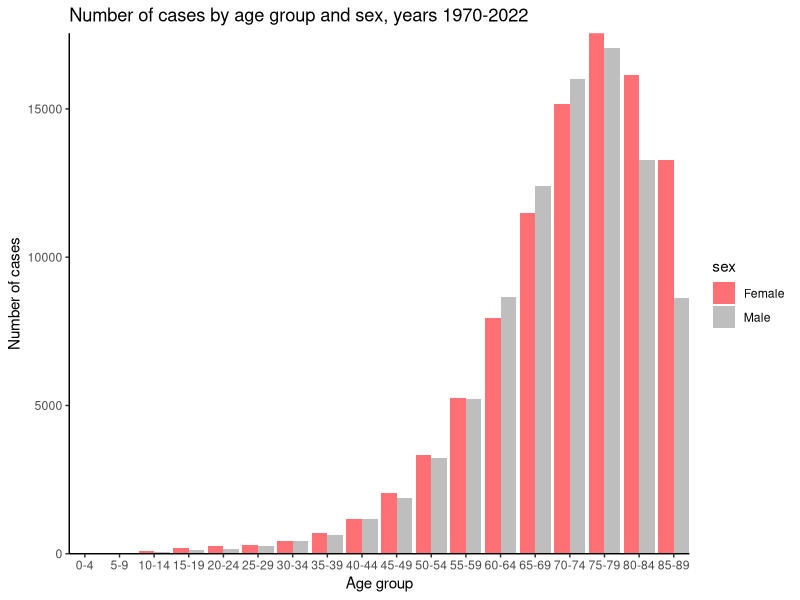
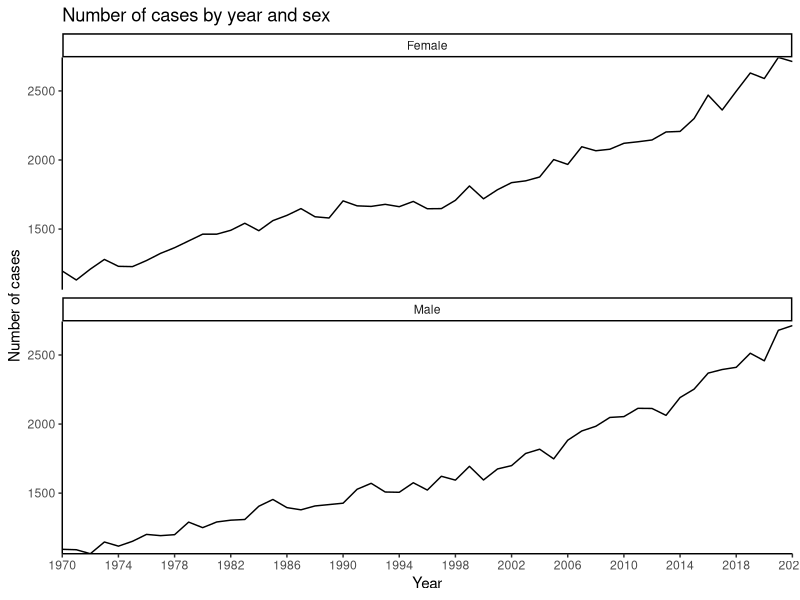
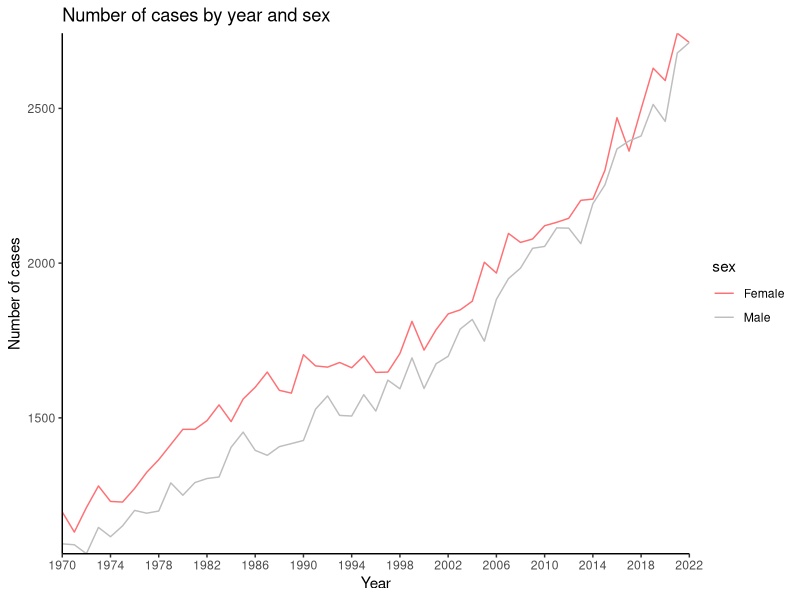
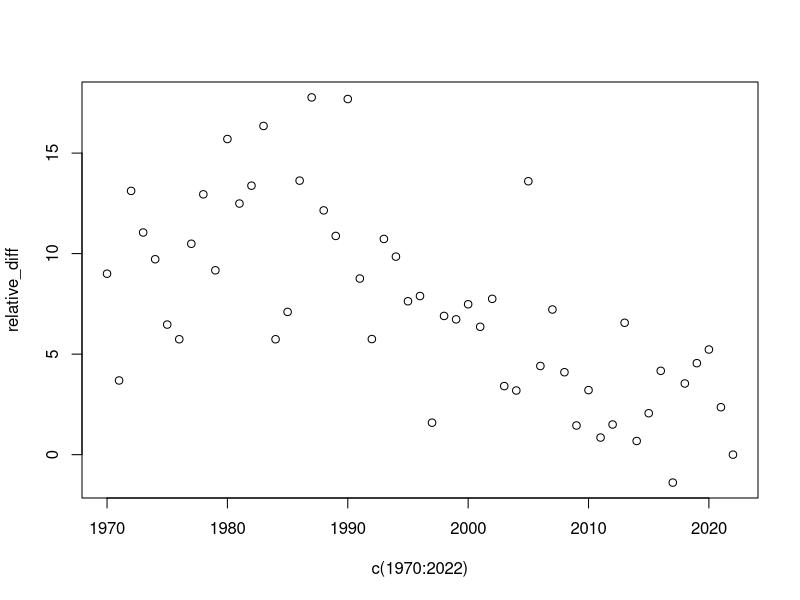
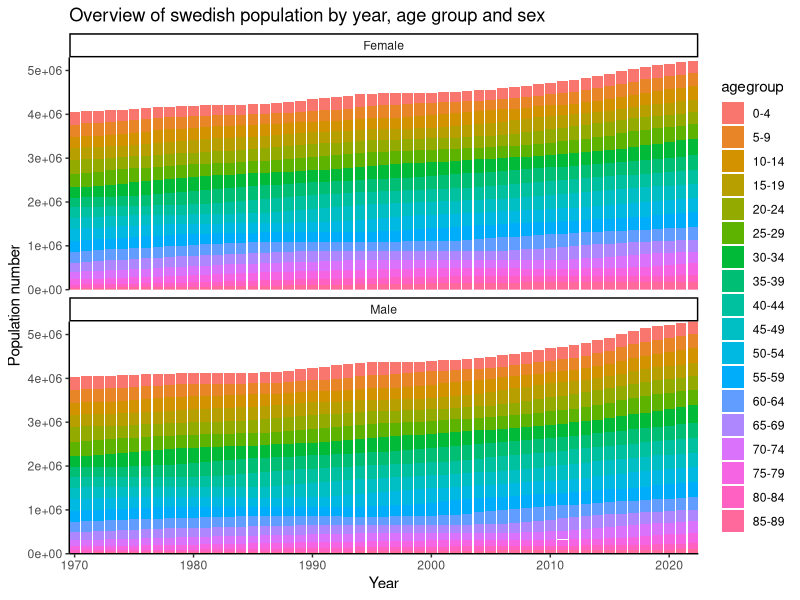
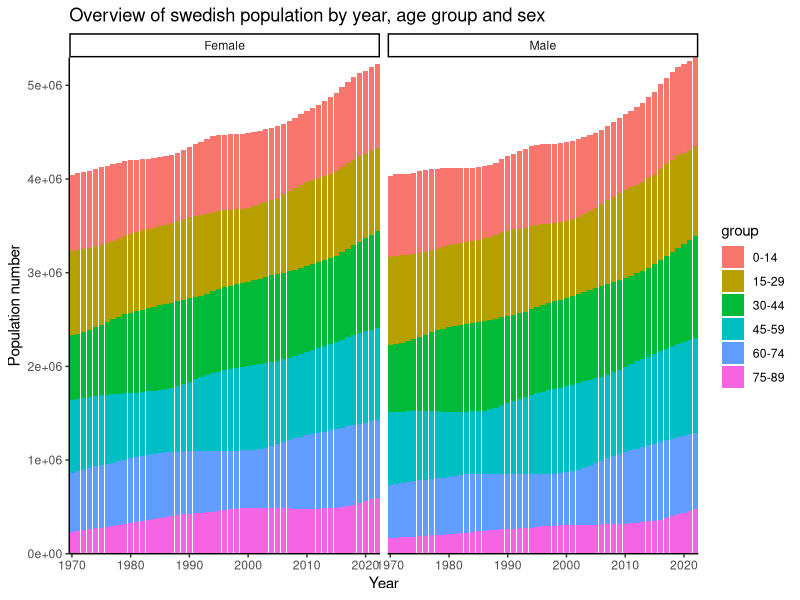
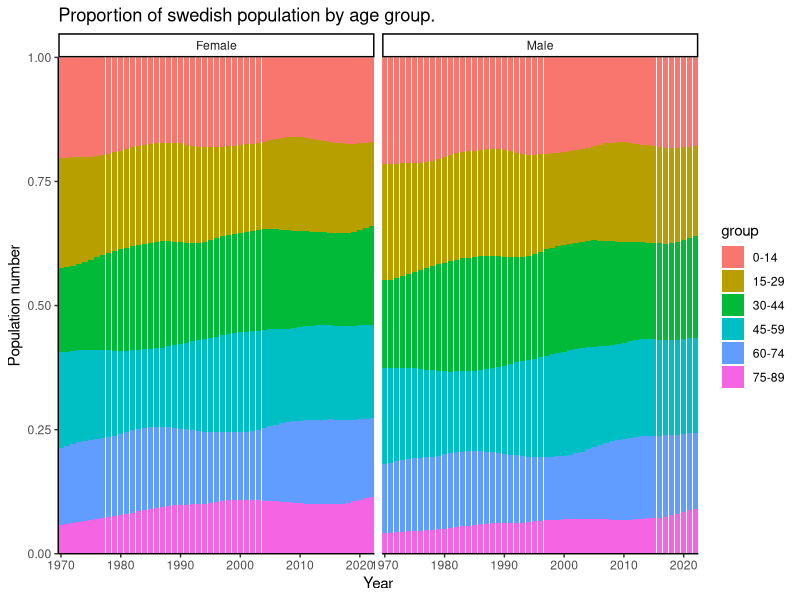
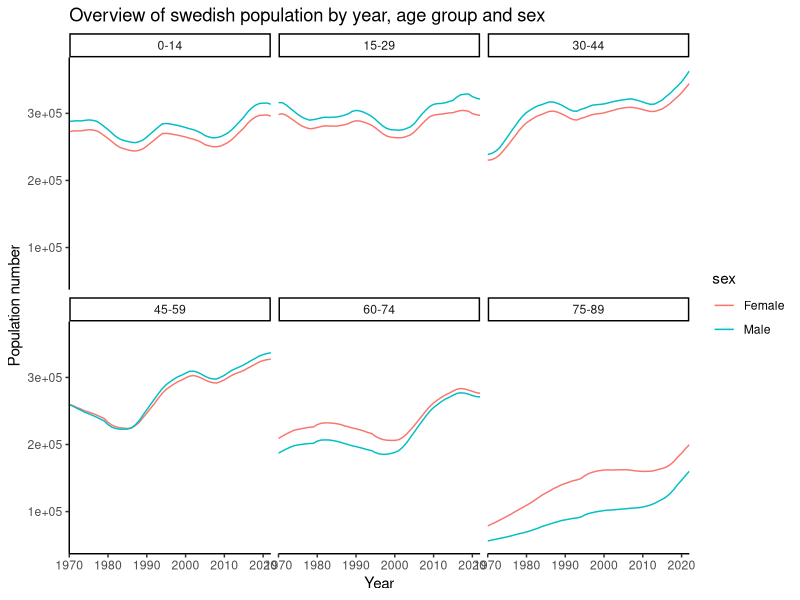

Recreate these plots in R, in order.
## ---- chunk 1
knitr::opts_chunk$set(warning = FALSE, message = FALSE) 
## ---- chunk 2
library(readr)
library(tidyverse)
library(ggplot2)
## ---- chunk 3
cases <- readr::read_tsv("cases.tsv")
population <- readr::read_tsv("population.tsv")
## ---- chunk 4
cases %>% summary()
# order agegroups 
factor_groups <- cases %>% pull(agegroup) %>% unique()
cases <- cases %>% mutate(agegroup = factor(agegroup, levels = factor_groups)) 
## ---- chunk 5
cases %>% pull(agegroup) %>% unique()
## ---- chunk 6
cases %>% pull(sex) %>% unique()
## ---- chunk 7
cases %>% 
  group_by(agegroup,sex) %>% 
  summarize(n = sum(n)) %>% 
  ungroup() %>% 
  ggplot(aes(x = agegroup, y = n, fill = sex)) +
  geom_bar(stat = "identity", position=position_dodge()) +
  scale_fill_manual(values=c("#FF7074", 
                             "gray"))+
  theme_classic() + 
  coord_cartesian(expand = FALSE) + 
  # add labels and title
  ggtitle("Number of cases by age group and sex, years 1970-2022") +
  xlab("Age group") + ylab("Number of cases")
  
## ---- chunk 8
cases %>% 
  group_by(year, sex) %>% 
  summarize(n = sum(n)) %>% 
  ungroup() %>% 
  ggplot(aes(x = year, y = n)) +
  facet_wrap(~sex, ncol = 1) +
  stat_summary(geom="line") +
  theme_classic() + 
  coord_cartesian(expand = FALSE) + 
  scale_x_continuous(lim = c(1970, 2022), breaks = c(seq(1970, 2022, by = 4)))+
  # add labels and title
  ggtitle("Number of cases by year and sex") +
  xlab("Year") + ylab("Number of cases")
## ---- chunk 9
cases %>% 
  group_by(year,sex) %>% 
  summarize(n = sum(n)) %>% 
  ungroup() %>% 
  ggplot(aes(x = year, y = n, col = sex)) +
  #geom_point() +
  stat_summary(geom="line")+
  scale_color_manual(values=c("#FF7074", 
                            "gray"))+
  theme_classic() + 
  coord_cartesian(expand = FALSE) + 
  scale_x_continuous(lim = c(1970, 2022), breaks = c(seq(1970, 2022, by = 4)))+
  # add labels and title
  ggtitle("Number of cases by year and sex") +
  xlab("Year") + ylab("Number of cases")
## ---- chunk 10
# quantify the relative differences (%) between total counts for female and male categories
relative_diff <- cases %>% 
  group_by(year,sex) %>% 
  summarize(n = sum(n)) %>% 
  ungroup() %>% 
  pivot_wider(names_from = sex, values_from = n) %>% 
  mutate(relative_diff = round(100* (Female - Male)/((Male + Female)/2), 2)) %>% 
  pull(relative_diff)
plot(x = c(1970:2022), y = relative_diff)
## ---- chunk 11
head(population)
summary(population)
population %>% pull(agegroup) %>% unique() == cases %>% pull(agegroup) %>% unique() 
population %>% arrange(desc(year)) %>% pull(year) %>% unique() == cases %>% pull(year) %>% unique() 
population %>% arrange(sex) %>% pull(sex) %>% unique() == cases %>% arrange(sex) %>% pull(sex) %>% unique()
## ---- chunk 12
population <- population %>%  mutate(agegroup = factor(agegroup, levels = factor_groups)) 
## ---- chunk 13
population %>% 
  ggplot(aes(x = year, y = n_pop, fill = agegroup)) +
  facet_wrap(~sex, ncol = 1) +
  geom_bar(stat = "identity") +
  theme_classic() + 
  coord_cartesian(expand = FALSE) + 
  # add labels and title
  ggtitle("Overview of swedish population by year, age group and sex") +
  xlab("Year") + ylab("Population number")
## ---- chunk 14
population %>%
  mutate(group = case_when(
    agegroup %in% factor_groups[1:3] ~ "0-14",
    agegroup %in% factor_groups[4:6] ~ "15-29",
    agegroup %in% factor_groups[7:9] ~ "30-44",
    agegroup %in% factor_groups[10:12] ~ "45-59",
    agegroup %in% factor_groups[13:15] ~ "60-74",
    agegroup %in% factor_groups[16:18] ~ "75-89",
    TRUE ~ NA
    )
    ) %>%
  ggplot(aes(x = year, y = n_pop, fill = group)) +
  facet_wrap(~sex, ncol = 2) +
  geom_bar(stat = "identity") +
  theme_classic() +
  coord_cartesian(expand = FALSE) +
  # add labels and title
  ggtitle("Overview of swedish population by year, age group and sex") +
  xlab("Year") + ylab("Population number")
## ---- chunk 15
population %>%
  mutate(group = case_when(
    agegroup %in% factor_groups[1:3] ~ "0-14",
    agegroup %in% factor_groups[4:6] ~ "15-29",
    agegroup %in% factor_groups[7:9] ~ "30-44",
    agegroup %in% factor_groups[10:12] ~ "45-59",
    agegroup %in% factor_groups[13:15] ~ "60-74",
    agegroup %in% factor_groups[16:18] ~ "75-89",
    TRUE ~ NA
    )
    ) %>%
  ggplot(aes(x = year, y = n_pop, fill = group)) +
  facet_wrap(~sex, ncol = 2) +
  geom_bar(position="fill", stat="identity") +
  theme_classic() +
  coord_cartesian(expand = FALSE) +
  # add labels and title
  ggtitle("Proportion of swedish population by age group.") +
  xlab("Year") + ylab("Population number")
## ---- chunk 16
population %>%
  mutate(group = case_when(
    agegroup %in% factor_groups[1:3] ~ "0-14",
    agegroup %in% factor_groups[4:6] ~ "15-29",
    agegroup %in% factor_groups[7:9] ~ "30-44",
    agegroup %in% factor_groups[10:12] ~ "45-59",
    agegroup %in% factor_groups[13:15] ~ "60-74",
    agegroup %in% factor_groups[16:18] ~ "75-89",
    TRUE ~ NA
    )
    ) %>%
  ggplot(aes(x = year, y = n_pop, color = sex)) +
  facet_wrap(~group, ncol = 3) +
  stat_summary(geom="line")+
  theme_classic() +
  coord_cartesian(expand = FALSE) +
  # add labels and title
  ggtitle("Overview of swedish population by year, age group and sex") +
  xlab("Year") + ylab("Population number")
## ---- chunk 17
population %>%
  ggplot(aes(x = year, y = n_pop, color = sex)) +
  facet_wrap(~agegroup, ncol = 3) +
  stat_summary(geom="line")+
  theme_classic() +
  coord_cartesian(expand = FALSE) +
  # add labels and title
  ggtitle("Overview of swedish population by year, age group and sex") +
  xlab("Year") + ylab("Population number")
## ---- chunk 18
population %>%
  filter(year %in% c(1970, 2022)) %>% 
  ggplot(aes(x = agegroup, y = n_pop, fill = sex)) +
  facet_wrap(~year, ncol = 2) +
  geom_bar(position="fill", stat="identity") + 
  theme_classic() +
  coord_cartesian(expand = FALSE) +
  # add labels and title
  ggtitle("Sex distribution by age group, years 1970 and 2022") +
  xlab("age group") + ylab("Proportion of population")
## ---- chunk 19
population %>%
  filter(year %in% c(1970, 2022)) %>% 
  ggplot(aes(x = agegroup, y = n_pop, fill = sex)) +
  facet_wrap(~year, ncol = 2) +
  geom_bar(stat="identity", position = position_dodge()) + 
  theme_classic() +
  coord_cartesian(expand = FALSE) +
  # add labels and title
  ggtitle("Sex distribution by age group, years 1970 and 2022") +
  xlab("age group") + ylab("Proportion of population")
## ---- chunk 20
# merging datasets
cases_pop <- cases %>% left_join(population) 
## ---- chunk 21
## check
cases %>% nrow() == cases_pop %>% nrow() 
population %>% nrow() == cases_pop %>% nrow() 

cases_pop %>% head()
## ---- chunk 22
# cases by year and sex
cases_ys <- cases %>% 
  group_by(year, sex) %>% 
  summarize(n = sum(n)) %>% 
  ungroup()

# population by year and sex
population_ys <- population %>% 
  group_by(year, sex) %>% 
  summarize(n_pop = sum(n_pop)) %>% 
  ungroup()
## ---- chunk 23
# rate per hundred thousand population, dataset with age
cases_pop <- cases_pop %>% 
  # rate per 10^5 population
  mutate(rate = 10^5 * n/n_pop)

# rate per ten thousand population, dataset without age

# create dataset without age variable
cases_pop_ys <- cases_ys %>% 
  left_join(population_ys) %>% 
    # rate per 10^4 population
  mutate(rate = 10^4 * n/n_pop)
## ---- chunk 24
cases_pop_ys %>% 
  #mutate(year = as.factor(year)) %>% 
  ggplot(aes(x = year, y = rate)) +
  facet_wrap(~ sex, ncol = 1) +
  # smooth the curve
  geom_smooth() +
  # non smoothed data
  geom_point(size = 0.5) +
  stat_summary(geom="line") +
  theme_classic() + 
  coord_cartesian(expand = FALSE) + 
  scale_x_continuous(lim = c(1970, 2022), breaks = c(seq(1970, 2022, by = 4))) +
  # add labels and title
  ggtitle("Incidence rate per 10^4 population by year and sex") +
  xlab("Year") + ylab("Number of cases per 10^4 population")
## ---- chunk 25
cases_pop_ys %>% 
  ggplot(aes(x = year, y = rate, color = sex)) +
  # smooth the curve
  geom_smooth() +
  # non smoothed data
  geom_point(size = 0.5) +
  stat_summary(geom="line") +
  theme_classic() + 
  coord_cartesian(expand = FALSE) + 
  #scale_x_continuous(lim = c(1970, 2022), breaks = c(seq(1970, 2022, by = 4))) +
  # add labels and title
  ggtitle("Incidence rate per 10^4 population by year and sex") +
  xlab("Year") + ylab("Number of cases per 10^4 population")
## ---- chunk 26
cases_pop %>% 
  mutate(group = case_when(
   agegroup %in% factor_groups[1:3] ~ 1,
   agegroup %in% factor_groups[4:6] ~ 2,
   agegroup %in% factor_groups[7:9] ~ 3,
   agegroup %in% factor_groups[10:12] ~ 4,
   agegroup %in% factor_groups[13:15] ~ 5,
   agegroup %in% factor_groups[16:18] ~ 6,
   TRUE ~ NA
   )
  ) %>%
  # mutate(group = case_when(
  #  agegroup %in% factor_groups[1:6] ~ 1,
  #  agegroup %in% factor_groups[7:12] ~ 2,
  #  agegroup %in% factor_groups[13:18] ~ 3,
  #  TRUE ~ NA
  #  )
  # ) %>%
  # mutate(group = case_when(
  #  agegroup %in% factor_groups[1:4] ~ 1,
  #  agegroup %in% factor_groups[5:8] ~ 2,
  #  agegroup %in% factor_groups[9:12] ~ 3,
  #  agegroup %in% factor_groups[13:16] ~ 4,
  #  agegroup %in% factor_groups[17:18] ~ 5,
  #  TRUE ~ NA
  #  )
  # ) %>%
  ggplot(aes(x = year, y = rate, color = agegroup)) +
  facet_wrap(group ~ sex, ncol = 4, scales = "free_y") +
  # smooth the curve
  geom_smooth() +
  # non smoothed data
  geom_point(size = 0.5) +
  stat_summary(geom="line") +
  theme_classic() + 
  coord_cartesian(expand = FALSE) + 
  #scale_x_continuous(lim = c(1970, 2022), breaks = c(seq(1970, 2022, by = 4))) +
  # add labels and title
  ggtitle("Incidence rate per 10^5 population by year, age group and sex") +
  xlab("Year") + ylab("Number of cases per 10^5 population")
  

cases_pop %>% 
  ggplot(aes(x = year, y = rate)) +
  facet_wrap(agegroup ~ sex, ncol = 6, scales = "free_y") +
  # non smoothed data 
  geom_point(size = 0.5, color = "light gray") +
  stat_summary(geom="line", color = "light gray") +
  # smooth the curve
  geom_smooth() +
  theme_classic() + 
  coord_cartesian(expand = FALSE) + 
  #scale_x_continuous(lim = c(1970, 2022), breaks = c(seq(1970, 2022, by = 4))) +
  # add labels and title
  ggtitle("Incidence rate per 10^5 population by year, age group and sex") +
  xlab("Year") + ylab("Number of cases per 10^5 population")
  
## ---- chunk 27
cases_pop %>% 
  ggplot(aes(x = year, y = rate, color = sex)) +
  facet_wrap(~ agegroup , ncol = 6) + #, scales = "free_y") +
  # smooth the curve
  geom_smooth() +
  # non smoothed data
  geom_point(size = 0.5) +
  stat_summary(geom="line") +
  theme_classic() + 
  coord_cartesian(expand = FALSE) + 
  #scale_x_continuous(lim = c(1970, 2022), breaks = c(seq(1970, 2022, by = 4))) +
  # add labels and title
  ggtitle(paste("Yearly number of cases per 10^5 population by sex and age group")) + 
  xlab("Year") + ylab("Number of cases per 10^5 population") 
  
## ---- chunk 28
cases_pop %>% 
  ggplot(aes(x = year, y = rate, color = sex)) +
  facet_wrap(~ agegroup , ncol = 6, scales = "free_y") +
  # smooth the curve
  geom_smooth() +
  # non smoothed data
  geom_point(size = 0.5) +
  stat_summary(geom="line") +
  theme_classic() + 
  coord_cartesian(expand = FALSE) + 
  #scale_x_continuous(lim = c(1970, 2022), breaks = c(seq(1970, 2022, by = 4))) +
  # add labels and title
  ggtitle(paste("Yearly number of cases per 10^5 population by sex and age group")) + 
  xlab("Year") + ylab("Number of cases per 10^5 population") 
  
## ---- chunk 29
for(i in factor_groups){
  toplot <-  cases_pop %>% 
    filter(agegroup == i) %>% 
    ggplot(aes(x = year, y = rate, color = sex)) +
    # smooth the curve
    geom_smooth() +
    # non smoothed data
    geom_point(size = 0.5) +
    stat_summary(geom="line") +
    theme_classic() + 
    coord_cartesian(expand = FALSE) + 
    scale_x_continuous(lim = c(1970, 2022), breaks = c(seq(1970, 2022, by = 4))) +
    # add labels and title
    ggtitle(paste("Yearly number of cases per 10^5 population by sex, agegroup", i, sep = " ")) +
    xlab("Year") + ylab("Number of cases per 10^5 population") 
  
  print(toplot)
}
  
## ---- chunk 30
model <- cases_pop_ys %>%  
  glm(formula = n ~ year + sex + offset(log(n_pop)), family = "poisson")
model
## ---- chunk 31
exp(model$coefficients[1] + model$coefficients[2] * 1970 + model$coefficients[3] * 1)

exp(model$coefficients[1] + model$coefficients[2] * 1970 + model$coefficients[3] * 0)
## ---- chunk 32
exp(model$coefficients[1] + model$coefficients[2] * 2020 + model$coefficients[3] * 1)

exp(model$coefficients[1] + model$coefficients[2] * 2020 + model$coefficients[3] * 0)
## ---- chunk 33
model_age <- cases_pop %>% 
  mutate(agegroup = factor(agegroup, levels = factor_groups)) %>% 
  glm(formula = n ~ year*sex + year*agegroup + offset(log(n_pop)), family = "poisson")

model_age <- cases_pop %>% 
  mutate(agegroup = factor(agegroup, levels = factor_groups)) %>% 
  glm(formula = n ~ year*sex + year*agegroup + agegroup * sex + offset(log(n_pop)), family = "poisson")
model_age
## ---- chunk 34
# males
exp(
    #intercept 
    model_age$coefficients[1] + 
    #year
    model_age$coefficients[2] * 1970 + 
    #sex
    model_age$coefficients[3] * 1 + 
    #age 70-74
    model_age$coefficients[17] + 
    # year*sex
    model_age$coefficients[21] * 1970 * 1 + 
    # year*age 70-74
    model_age$coefficients[35] * 1970+
    # sex*age 70-74 
    model_age$coefficients[52] * 1)

# females
exp(
    #intercept 
    model_age$coefficients[1] + 
    #year
    model_age$coefficients[2] * 1970 + 
    #sex
    model_age$coefficients[3] * 0 + 
    #age 70-74
    model_age$coefficients[17] + 
    # year*sex
    model_age$coefficients[21] * 1970 * 0 + 
    # year*age 70-74
    model_age$coefficients[35] * 1970 +
    # sex*age 70-74 
    model_age$coefficients[52] * 0)
## ---- chunk 35
# males
exp(
    #intercept 
    model_age$coefficients[1] + 
    #year
    model_age$coefficients[2] * 2020 + 
    #sex
    model_age$coefficients[3] * 1 + 
    #age 70-74
    model_age$coefficients[17] + 
    # year*sex
    model_age$coefficients[21] * 2020 * 1 + 
    # year*age 70-74
    model_age$coefficients[35] *2020+
    # sex*age 70-74 
    model_age$coefficients[52] * 1)

# females
exp(
    #intercept 
    model_age$coefficients[1] + 
    #year
    model_age$coefficients[2] * 2020 + 
    #sex
    model_age$coefficients[3] * 0 + 
    #age 70-74
    model_age$coefficients[17] + 
    # year*sex
    model_age$coefficients[21] * 2020 * 0 + 
    # year*age 70-74
    model_age$coefficients[35] * 2020+
    # sex*age 70-74 
    model_age$coefficients[52] * 0)
## ---- chunk 36
# reference values for male and female population
standard_pop <- population %>%
  filter(year == 2022) %>% 
  rename(ref_pop = n_pop) %>% 
  select(-year)

# reference value for total male population 
tot_male <- standard_pop %>% 
  filter(sex == "Male") %>% 
  pull(ref_pop) %>% sum()

# reference value for total female population 
tot_female <- standard_pop %>% 
  filter(sex == "Female") %>% 
  pull(ref_pop) %>% sum()
## ---- chunk 37

age_standardised_rates <- cases_pop %>% 
  select(-rate) %>% 
  left_join(standard_pop) %>% 
  # add number of cases obtained if population number was ref_pop
  mutate(cases_ref_pop = ref_pop * n/n_pop) %>% 
  # for each year, compute total (sum over agegroups) and divide by total reference population
  # keep male and female categories 
  group_by(year, sex) %>% 
  # sum over agegroups 
  summarize(sum_ages = sum(cases_ref_pop, na.rm = TRUE)) %>% 
  mutate(standardised_rate = case_when(sex == "Female" ~ sum_ages/tot_female,
                                       sex == "Male" ~ sum_ages/tot_male,
                                       TRUE ~ NA)
         ) %>% 
  select(-sum_ages) %>% 
  # rescale
  mutate(standardised_rate = 10^4 * standardised_rate)
## ---- chunk 38
age_standardised_rates %>% 
   ggplot(aes(x = year, y = standardised_rate, color = sex)) +
  # smooth the curve
  geom_smooth() +
  # non smoothed data
  geom_point(size = 0.5) +
  stat_summary(geom="line") +
  theme_classic() + 
  coord_cartesian(expand = FALSE) + 
  scale_x_continuous(lim = c(1970, 2022), breaks = c(seq(1970, 2022, by = 4))) +
  # add labels and title
  ggtitle("Standardised incidence rate: cases per 10^4 population by year and sex") +
  xlab("Year") + ylab("Number of cases per 10^4 population - standardised")
## ---- chunk 39
cases_pop_ys %>% 
  filter(sex == "Female") %>% 
  left_join(age_standardised_rates) %>% 
  select(year, sex, rate, standardised_rate) %>% 
  pivot_longer(cols = c(rate, standardised_rate), names_to = "type") %>% 
  ggplot(aes(x = year, y = value, color = type))+
  # smooth the curve
  geom_smooth() +
  # non smoothed data
  geom_point(size = 0.5) +
  stat_summary(geom="line") +
  theme_classic() + 
  coord_cartesian(expand = FALSE) + 
  scale_x_continuous(lim = c(1970, 2022), breaks = c(seq(1970, 2022, by = 4))) +
  # add labels and title
  ggtitle("Standardised vs non standarsised incidence rate - female population") +
  xlab("Year") + ylab("Number of cases per 10^4 population")
## ---- chunk 40
cases_pop_ys %>% 
  filter(sex == "Male") %>% 
  left_join(age_standardised_rates) %>% 
  select(year, sex, rate, standardised_rate) %>% 
  pivot_longer(cols = c(rate, standardised_rate), names_to = "type") %>% 
  ggplot(aes(x = year, y = value, color = type))+
  # smooth the curve
  geom_smooth() +
  # non smoothed data
  geom_point(size = 0.5) +
  stat_summary(geom="line") +
  theme_classic() + 
  coord_cartesian(expand = FALSE) + 
  scale_x_continuous(lim = c(1970, 2022), breaks = c(seq(1970, 2022, by = 4))) +
  # add labels and title
  ggtitle("Standardised vs non standarsised incidence rate - male population") +
  xlab("Year") + ylab("Number of cases per 10^4 population")
## ---- chunk 41

cases_pop_fit <- cases_pop %>% 
  select(-rate, -n) %>% 
  # replace number of cases with fitted number of cases, which should already be in the right order
  add_column(n_fit = model_age$fitted.values)

# 
# ### to remove
# 
# cases_pop_fit <- cases_pop %>% 
#   select(-rate, -n) %>% 
#   # replace number of cases with fitted number of cases, which should already be in the right order
#   add_column(n_fit = model_age$fitted.values) %>% 
#   mutate(check = n_fit/n_pop) %>% 
#   left_join(standard_pop) %>% 
#   mutate(check2 = ref_pop * check)
# 
# model_age2 <- cases_pop %>%
#   mutate(agegroup = factor(agegroup, levels = factor_groups)) %>%
#  # glm(formula = n ~ year + offset(log(n_pop)), family = "poisson")
#   glm(formula = n ~ age + offset(log(n_pop)), family = "poisson")


# cases_pop_fit <- cases_pop %>% 
#   select(-rate, -n) %>% 
#   # replace number of cases with fitted number of cases, which should already be in the right order
#   add_column(n_fit = model_age2$fitted.values) 
# ### end remove


# repeat question 11
age_standardised_rates_fit <- cases_pop_fit %>% 
  left_join(standard_pop) %>% 
  # add number of cases obtained if population number was ref_pop
  mutate(cases_ref_pop = ref_pop * n_fit/n_pop) %>% 
  # for each year, compute total (sum over agegroups) and divide by total reference population
  # keep male and female categories 
  group_by(year, sex) %>% 
  # sum over agegroups 
  summarize(sum_ages = sum(cases_ref_pop, na.rm = TRUE)) %>% 
  ungroup() %>% 
  mutate(standardised_rate_fit = case_when(sex == "Female" ~ sum_ages/tot_female,
                                       sex == "Male" ~ sum_ages/tot_male,
                                       TRUE ~ NA)
         ) %>% 
  select(-sum_ages) %>% 
  # rescale
  mutate(standardised_rate_fit = 10^4 * standardised_rate_fit)
## ---- chunk 42
cases_pop_ys %>% 
  filter(sex == "Female") %>% 
  left_join(age_standardised_rates) %>% 
  left_join(age_standardised_rates_fit) %>% 
  select(year, sex, rate, standardised_rate, standardised_rate_fit) %>% 
  pivot_longer(cols = c(rate, standardised_rate, standardised_rate_fit), names_to = "type") %>% 
  #filter(type == "standardised_rate_fit") %>% 
  ggplot(aes(x = year, y = value, color = type))+
  # smooth the curve
  geom_smooth() +
  # non smoothed data
  geom_point(size = 0.5) +
  stat_summary(geom="line") +
  theme_classic() + 
  coord_cartesian(expand = FALSE) + 
  scale_x_continuous(lim = c(1970, 2022), breaks = c(seq(1970, 2022, by = 4))) +
  # add labels and title
  ggtitle("Standardised vs non standarsised incidence rate - female population") +
  xlab("Year") + ylab("Number of cases per 10^4 population")
## ---- chunk 43
cases_pop_ys %>% 
  filter(sex == "Male") %>% 
  left_join(age_standardised_rates) %>% 
  left_join(age_standardised_rates_fit) %>% 
  select(year, sex, rate, standardised_rate, standardised_rate_fit) %>% 
  pivot_longer(cols = c(rate, standardised_rate, standardised_rate_fit), names_to = "type") %>% 
  ggplot(aes(x = year, y = value, color = type))+
  # smooth the curve
  geom_smooth() +
  # non smoothed data
  geom_point(size = 0.5) +
  stat_summary(geom="line") +
  theme_classic() + 
  coord_cartesian(expand = FALSE) + 
  scale_x_continuous(lim = c(1970, 2022), breaks = c(seq(1970, 2022, by = 4))) +
  # add labels and title
  ggtitle("Standardised vs non standarsised incidence rate - male population") +
  xlab("Year") + ylab("Number of cases per 10^4 population")
